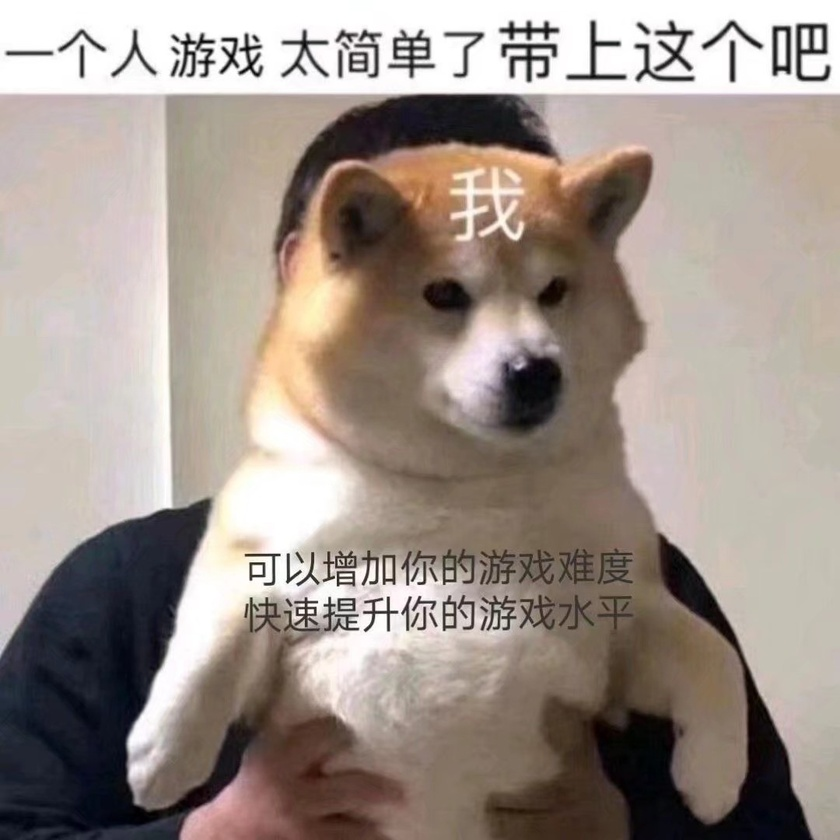
#> input picture step1/others/s1.jpeg, 840 x 840 px, shrunk from 1080 x 1080 before the run
$ python a1_2.py
#> lines starting #> are read from the running program, lines starting #| are printed output that depends on the picture; after the words box and inside, x2 and y2 are one past the last pixel; in counts of white or black regions, pixels touching at a corner belong together
import cv2
import matplotlib.pyplot as plt


"""
要求：比较阈值结果并显示
例如：
InImg=imread(‘d:\DirName\demoImg_InPut.bmp’)
bw = im2bw (InImg,0.5)		比较不同阈值的结果
subplot(1，2，1)；imshow(InImg);显示彩色图像于屏幕第一块区域
subplot(1，2，2)；imshow(bw) ;显示二值图像于屏幕第二块区域
"""

image = plt.imread("./others/s1.jpeg")  # 读入图像
#> image is the input picture: shape (840, 840, 3); mean R, G, B 158.6, 146.9, 139
bw = cv2.cvtColor(image,cv2.COLOR_BGR2GRAY) # 调节为灰度图像
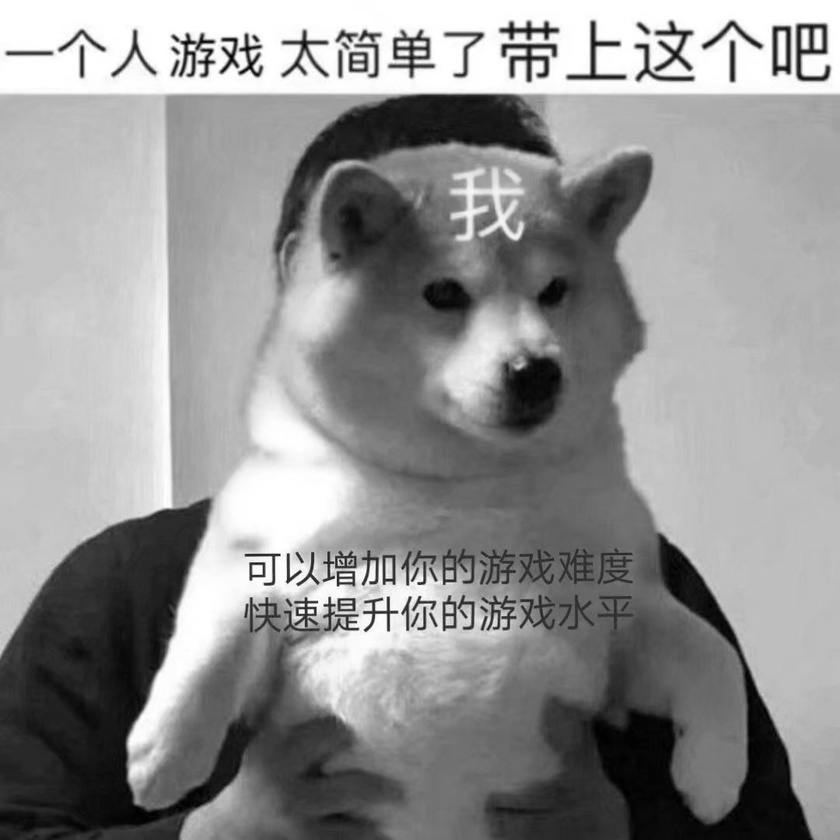
#> bw: shape (840, 840); min 0, max 255, mean 145.9
bw = cv2.threshold(bw, 127, 255, cv2.THRESH_BINARY)[1]  # 调节为二值化图像
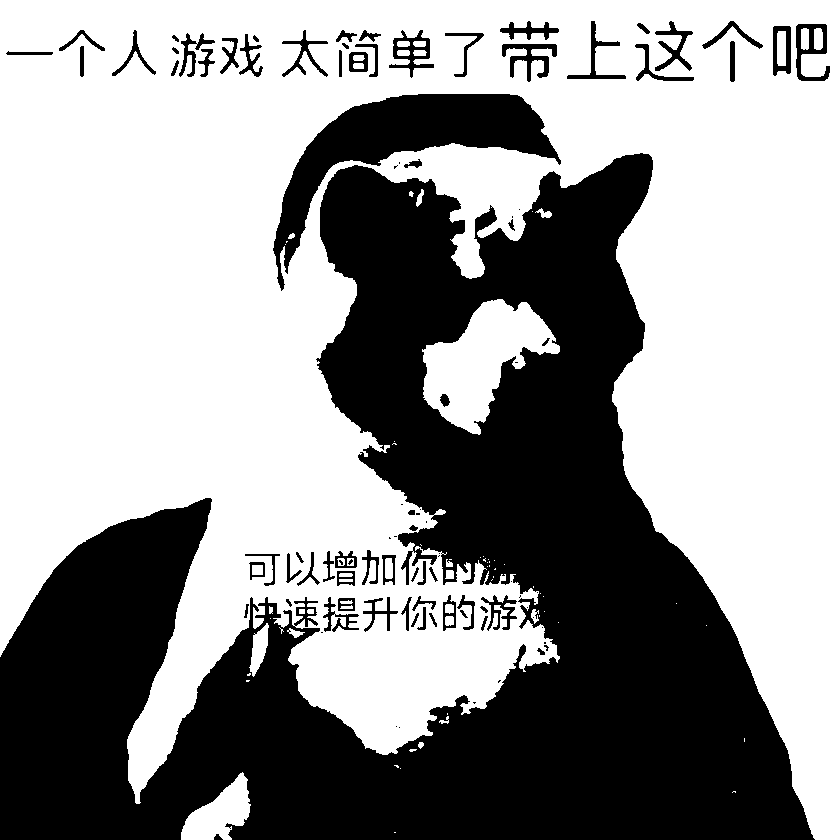
#> bw: shape (840, 840); 59.8% white; 98 black regions (28 under 20 px), largest, box (x1, y1, x2, y2) and area: (0, 153, 815, 840) 255111, (273, 94, 561, 291) 15123, (796, 24, 830, 81) 837

plt.subplot(1, 2, 1)
plt.title("Origin image")
plt.imshow(image)
plt.subplot(1, 2, 2)
plt.title("binary image")
plt.imshow(bw, cmap='gray')
plt.show()
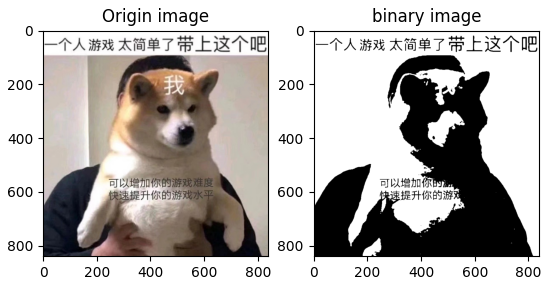
#> figure drawn by matplotlib, 2 panels
